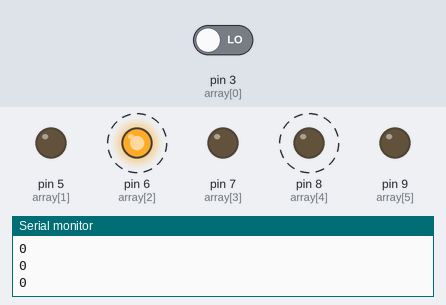
The sketch below on a simulated Arduino Uno, built with avr-gcc and run on an emulated ATmega328P. On the bench: output pins drawn as LEDs (lit = HIGH), the last lines printed to the serial monitor. Dashed ring = blinking. The inputs (shaded band) are chosen by the test bench; at power-on: pin 3 (array[0]) LOW.

Above: at 1.65 s.
1.7 s: pin 3 (array[0]) driven HIGH
At 1.85 s:
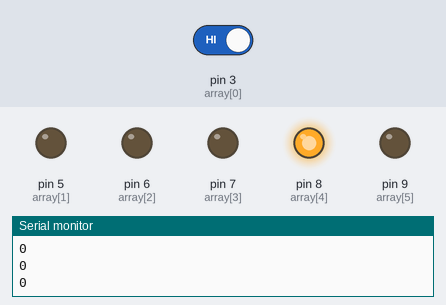
At 2.25 s:
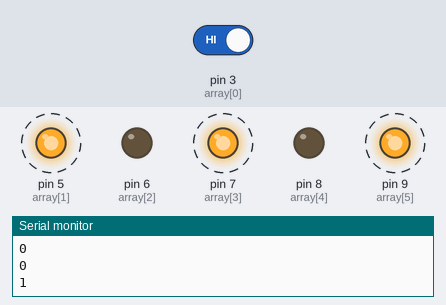
4.7 s: pin 3 (array[0]) driven LOW
At 4.85 s:
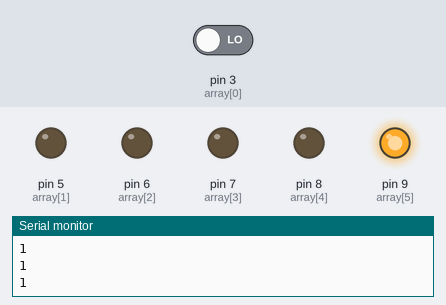
Timing chart, 0 to 13.7 s (numbered marks = the images above; inputs shaded):
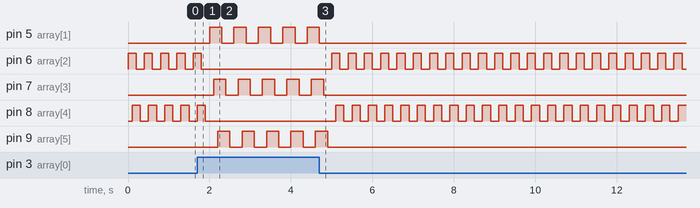

Measured:
- after the input at 1.7 s, pin 5 (array[1]): alternates HIGH for 0.30 s and LOW for 0.30 s, starting after 0.30 s; pin 6 (array[2]): goes on until 1.8 s, then stays LOW
- after the input at 4.7 s, pin 5 (array[1]): goes on until 4.7 s, then stays LOW; pin 6 (array[2]): alternates HIGH for 0.20 s and LOW for 0.20 s, starting after 0.30 s
- by itself, pin 6 (array[2]), pin 8 (array[4]): alternates HIGH for 0.20 s and LOW for 0.20 s

The sketch:

LED_ON4.ino
```cpp
int array[6] = {3,5,6,7,8,9};
void setup()
{
  Serial.begin(9600);
  Serial.println("touch Board");
  pinMode(array[0],INPUT);
  pinMode(array[1],OUTPUT);
  pinMode(array[2],OUTPUT);
  pinMode(array[3],OUTPUT);
  pinMode(array[4],OUTPUT);
  pinMode(array[5],OUTPUT);

}

void loop()
{
  int button = digitalRead(array[0]);
  Serial.println(button);

  if(button == HIGH){
    for(int i = 1; i < 6; i+=2){
      digitalWrite(array[i], HIGH);
      delay(100);
    }

    for(int i = 1; i < 6; i+=2){
      digitalWrite(array[i], LOW);
      delay(100);
    }
  }
  else if (button == LOW){
    for(int i = 2; i < 6; i+=2){
      digitalWrite(array[i], HIGH);
      delay(100);
    }
    for(int i = 2; i < 6; i+=2){
      digitalWrite(array[i], LOW);
      delay(100);
    }
  }
}
```
